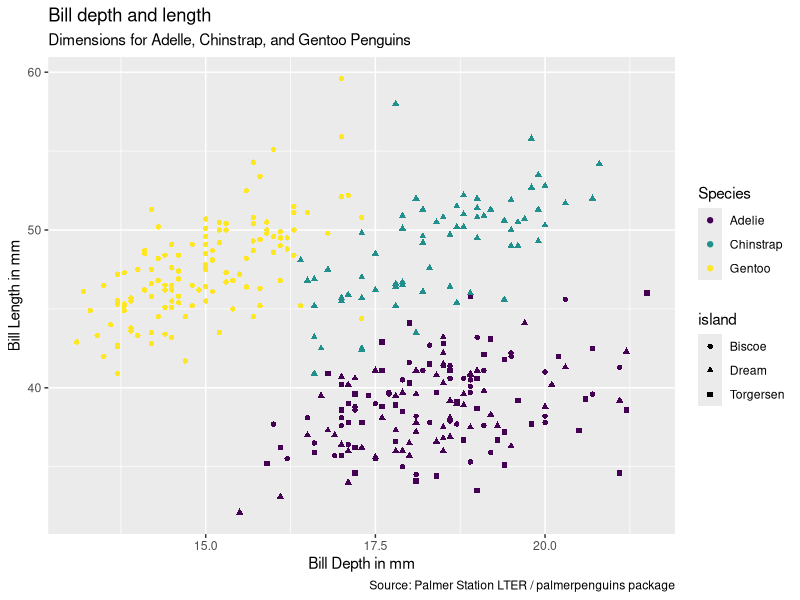

Write the R code that produced this figure.
### Week 3 Ploting data
### By: Jake Reichard
### Date:9/9/2025

#install data
install.packages("palmerpenguins")

#Load libraries
library(palmerpenguins)
library(tidyverse)
glimpse(penguins)

#plotting bill depth to bill length
ggplot(data=penguins, 
  mapping =  aes(x=bill_depth_mm, 
                 y=bill_length_mm, 
                 color=species,
                 shape = island))+ #anything that is directly related to data will be entered here
  
  geom_point()+ #puts the data points on the graph
  
  labs(title = "Bill depth and length", #chart title
       subtitle = "Dimensions for Adelle, Chinstrap, and Gentoo Penguins", #Chart sub title
       x= "Bill Depth in mm", #x axis title 
       y= "Bill Length in mm",#y axis title
       color= "Species",
       caption = "Source: Palmer Station LTER / palmerpenguins package")+ #add caption info
  scale_color_viridis_d() #makes it easier for colorblind people "d" is for discrete
